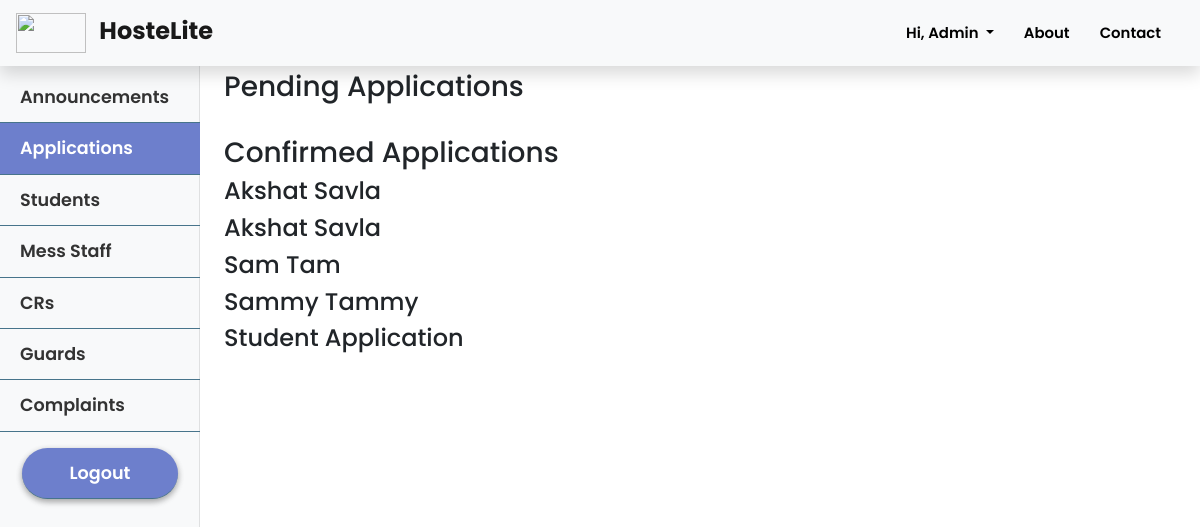
Screenshot of /admin/applications (signed in) with the database file from the repository.
### hostelmanagement/models.py (models this page shows, shortened)
class User(db.Model, UserMixin):
    id = db.Column(db.Integer, primary_key=True)
    college_id = db.Column(db.String(9), unique=True, nullable=False)
    firstname = db.Column(db.String(20), nullable=False)
    lastname = db.Column(db.String(20), nullable=False)
    email = db.Column(db.String(120), unique=True, nullable=False)
    password = db.Column(db.String(60), nullable=False)
    phone = db.Column(db.String(10), unique=True, nullable=False)
    address = db.Column(db.Text, nullable=False)
    course = db.Column(db.String(20),nullable=True)
    department = db.Column(db.String(20), nullable=True)
    user_type = db.Column(db.Integer, nullable = False, default=1)
    room_no = db.Column(db.Integer, nullable = True)
    announcements = db.relationship('Announcement', backref='author', lazy=True)
    complaints = db.relationship('Complaint', backref='author', lazy=True)
    mess_menu = db.relationship('MessMenu', backref='author', lazy=True)
    courier = db.relationship('Courier', backref='user', lazy=True)
    exitentry = db.relationship('ExitEntry', backref='user', lazy=True)
    visitor = db.relationship('Visitor', backref='user', lazy=True)

class Application(db.Model):
    id = db.Column(db.Integer, primary_key=True)
    college_id = db.Column(db.String(9), unique=True, nullable=False)
    firstname = db.Column(db.String(20), nullable=False)
    lastname = db.Column(db.String(20), nullable=False)
    email = db.Column(db.String(120), unique=True, nullable=False)
    phone = db.Column(db.String(10), unique=True, nullable=False)
    address = db.Column(db.Text, nullable=False)
    city = db.Column(db.String(10), nullable=False)
    income = db.Column(db.Integer, nullable=False)
    course = db.Column(db.String(20),nullable=False)
    department = db.Column(db.String(20), nullable=False)
    date_posted = db.Column(db.DateTime, nullable=False, default=datetime.utcnow)
    status = db.Column(db.Integer, nullable=False, default=0)

### hostelmanagement/routes.py (the view)
@app.route('/admin/applications')
@login_required
def display_applications():
    pending_apps = Application.query.filter_by(status=0)
    confirmed_apps = Application.query.filter_by(status=1)
    return render_template('admin/applications.html',title='Application', pending_apps=pending_apps, confirmed_apps = confirmed_apps)

### hostelmanagement/models.py (called while the page is built)
@login_manager.user_loader
def load_user(user_id):
    return User.query.get(int(user_id))

### hostelmanagement/templates/admin/applications.html (shortened to what this page needs)
{% extends 'admin/admin_layout.html' %}
{% block admin_applications %}active{% endblock %}
{% block admin_content %}
    <h3>Pending Applications</h3>
        <br>
    <h3>Confirmed Applications</h3>
        {% if confirmed_apps %}
            {% for confirmed_app in confirmed_apps %}
                <h4>{{confirmed_app.firstname}} {{confirmed_app.lastname}}</h4>
            {% endfor %}
        {% else %}
            <h3>No Confirmed Applications</h3>
        {% endif %}
{% endblock admin_content%}

### hostelmanagement/templates/layout.html (shortened to what this page needs)
<!DOCTYPE html>
<html>
<head>
    <link rel="stylesheet" href="https://cdn.jsdelivr.net/npm/bootstrap@4.5.3/dist/css/bootstrap.min.css">
    <link rel='stylesheet' href="{{ url_for('static', filename='style.css') }}">
    <link rel="stylesheet" href="https://use.fontawesome.com/releases/v5.8.1/css/all.css"
 />
</head>
<body>
    <section id="landingPage">
        <nav class="navbar sticky-top shadow navbar-expand-lg navbar-light bg-light">
            <a class="navbar-brand col-md-3 col-lg-2 mr-0 pl-0 pr-0" href="{{url_for('index')}}">
                <img src="https://cdn.logo.com/hotlink-ok/logo-social.png" width="70" height="40" class="d-inline-block align-top" alt="" loading="lazy">
                <strong class="pl-2 mt-2" style="font-size:1.2em;">HosteLite</strong>
            </a>
            <ul class='navbar-nav ml-auto mr-2'>
                {% if not current_user.is_authenticated %}
                    <li class="nav-item">
                        <a class="nav-link" href="{{ url_for('about') }}">About</a>
                    </li>
                    <li class="nav-item">
                        <a class="nav-link" href="{{ url_for('contact') }}">Contact</a>
                    </li>
                    <li class="nav-item">
                        <a class="nav-link" href="{{ url_for('login') }}">Log In</a>
                    </li>
                    <li class="nav-item">
                        <a class="nav-link toButton pl-15 pr-15" style="color: white; font-weight: 600" href="{{ url_for('application') }}">Apply Now</a>
                    </li>
                {% else %}
                    <li class="nav-item dropdown">
                        <a class="nav-link dropdown-toggle" href="#" id="navbarDropdown" role="button" data-toggle="dropdown" aria-haspopup="true" aria-expanded="false">
                            Hi, {{ current_user.firstname }}
                        </a>
                    </li>
                    <li class="nav-item">
                        <a class="nav-link" href="{{ url_for('about') }}">About</a>
                    </li>
                    <li class="nav-item">
                        <a class="nav-link" href="{{ url_for('contact') }}">Contact</a>
                    </li>
                {% endif %}
            </ul>
        </nav>
    </section>
    {% block content %}
    {% endblock %}
</body>
</html>

### hostelmanagement/static/style.css (style rules this page uses)
* { margin: 0; padding: 0; font-family: "Poppins", sans-serif; font-size: 16px; box-sizing: border-box; }
body { padding-top: 70px; overflow-x:hidden; scroll-behavior: smooth; }
#landingPage nav { position: fixed; width: 100%; opacity: 1; background-color: rgba(255, 255, 255); }
#landingPage nav ul a { font-size: 0.93em; font-weight: 600; text-decoration: none; padding: 10px 15px; text-align: center; color: #000; }

### rows the page displays
User: firstname "Admin"
Application: firstname "Akshat", lastname "Savla"
Application: firstname "Akshat", lastname "Savla"
Application: firstname "Sam", lastname "Tam"
Application: firstname "Sammy", lastname "Tammy"
Application: firstname "Student", lastname "Application"
